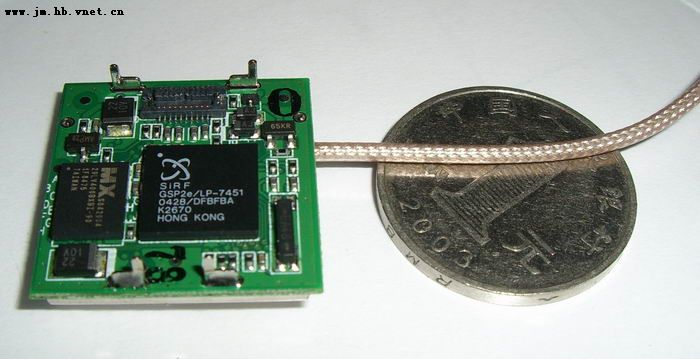
#> input picture HX4S20_Contest_202606/4_芯片手册/GPS文件/SR-87 GPS Module/使用单片机解码GPS数据/使用单片机解码GPS数据～ - YeYu_Do.files/n200753094638.jpg, 700 x 359 px
$ python convert_bmp.py '../../../HX4S20_Contest_202606/4_芯片手册/GPS文件/SR-87 GPS Module/使用单片机解码GPS数据/使用单片机解码GPS数据～ - YeYu_Do.files/n200753094638.jpg' out.png
#> lines starting #> are read from the running program, lines starting #| are printed output that depends on the picture
#!/usr/bin/env python3
"""Convert an image to the exact BMP format consumed by Saixian."""
from __future__ import annotations
import argparse
from pathlib import Path
from PIL import Image, ImageOps

def main() -> int:
    ap = argparse.ArgumentParser(description="转换为 1280x720、24 位、非压缩 BMP")
    ap.add_argument("source", type=Path)
    ap.add_argument("output", type=Path)
    ap.add_argument("--fit", choices=("crop", "contain"), default="contain")
    ap.add_argument("--background", choices=("black", "white"), default="black")
    args = ap.parse_args()
    with Image.open(args.source) as im:
#> im is the input picture: PIL image 700x359 RGB; mean R, G, B 153.4, 162.7, 154.3
        im = im.convert("RGB")
        if args.fit == "crop":
            im = ImageOps.fit(im, (1280, 720), method=Image.Resampling.LANCZOS)
        else:
            im.thumbnail((1280, 720), Image.Resampling.LANCZOS)
            canvas = Image.new("RGB", (1280, 720), args.background)
#> canvas: PIL image 1280x720 RGB; every value is 0
            canvas.paste(im, ((1280-im.width)//2, (720-im.height)//2))
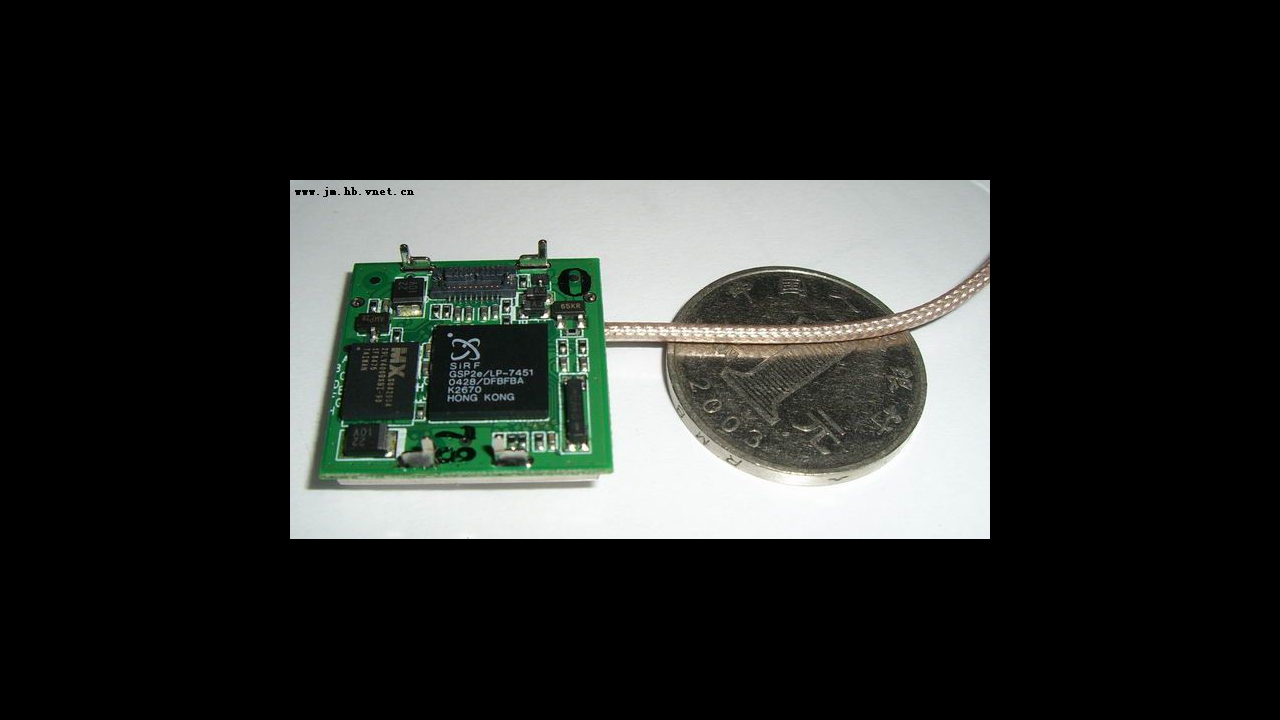
#> canvas: PIL image 1280x720 RGB; mean R, G, B 41.8, 44.4, 42.1
            im = canvas
        args.output.parent.mkdir(parents=True, exist_ok=True)
        im.save(args.output, format="BMP", bits=24)
    print(args.output)
    return 0

if __name__ == "__main__":
    raise SystemExit(main())
#> (the program exits here)
